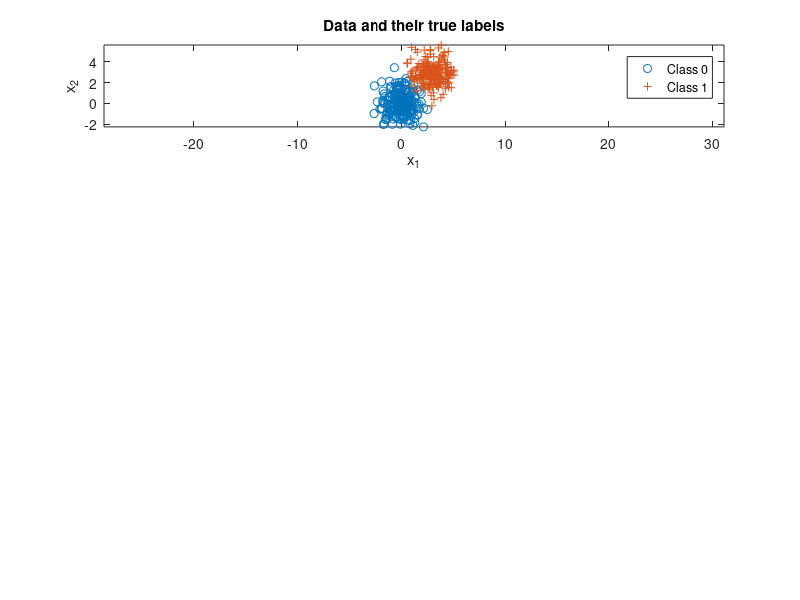

This figure's MATLAB source: (Note: this script raises an error after producing the figure.)
% Yu Qi
% NUid: 001304349
% qi.yu1@husky.neu.edu
% ==============instruction by Yu==============
% This script contains the function of PDF with label0 and label1
% Use the data generated in question 2 to achieve MAP and Fisher LDA
% The codes of case 1 are well commented, others are the same except for
% parameters.
%==============================================
clear all;

% basic parameters and setup
n = 2;% number of feature dimensions
N = 400;% number of samples-idd
x = zeros(n,N);% store the result

% Question 2 and 3
% case 1
% parameters about label
prior = [0.5,0.5];% set prior
label = rand(1,N) >= prior(1);% create random labels
Nc = [length(find(label==0)),length(find(label==1))]; % number of samples from each class
% mu and sigma
mu(:,1) = [0;0]; mu(:,2) = [3;3];
Sigma(:,:,1) = eye(n); Sigma(:,:,2) = eye(n);
% create data
for l = 0:1
    x(:,label==l) = mvnrnd(mu(:,l+1),Sigma(:,:,l+1),Nc(l+1))';
end
% plot
figure(1);
subplot(4,1,1);
plot(x(1,label==0),x(2,label==0),'o');
hold on;
plot(x(1,label==1),x(2,label==1),'+');
axis equal;
legend('Class 0','Class 1');
title('Data and their true labels');
xlabel('x_1'), ylabel('x_2');
hold on;
% draw the correct and incorrect - MAP
lambda = [0 1;1 0]; % loss values
gamma = (lambda(2,1)-lambda(1,1))/(lambda(1,2)-lambda(2,2)) * prior(1)/prior(2); %threshold
discriminantScore = log(evalGaussian(x,mu(:,2),Sigma(:,:,2)))-log(evalGaussian(x,mu(:,1),Sigma(:,:,1)));% - log(gamma);
decision = (discriminantScore >= log(gamma));

ind00 = find(decision==0 & label==0); p00 = length(ind00)/Nc(1); % probability of true negative
ind10 = find(decision==1 & label==0); p10 = length(ind10);%/Nc(1); % probability of false positive
ind01 = find(decision==0 & label==1); p01 = length(ind01);%/Nc(2); % probability of false negative
ind11 = find(decision==1 & label==1); p11 = length(ind11)/Nc(2); % probability of true positive
case1error = (p10+p01)/N % print P(error)
case1errorcount = p10+p01

figure(1); % class 0 circle, class 1 +, correct green, incorrect red
subplot(4,1,2);
plot(x(1,ind00),x(2,ind00),'og'); hold on,
plot(x(1,ind10),x(2,ind10),'or'); hold on,
plot(x(1,ind01),x(2,ind01),'+r'); hold on,
plot(x(1,ind11),x(2,ind11),'+g'); hold on,
legend('Correct decisions for data from Class 0','Wrong decisions for data from Class 0','Wrong decisions for data from Class 1','Correct decisions for data from Class 1','location','northeastoutside'); 
axis equal;
% Fisher LDA
class0 = x(:,label==0)';% seperate the data set by label
class1 = x(:,label==1)';
m1 = mean(class0);% mean of each class
m2 = mean(class1);% 
m = mean([class0;class1]);% mean of class0 and class1
n1 = size(class0,1);% size of each class
n2 = size(class1,1);

s1 = 0;
for i = 1:n1
    s1 = s1+(class0-m1)'*(class0-m1);% calculate s1
end

s2 = 0;
for i = 1:n2
    s2 = s2+(class1-m2)'*(class1-m2);% calculate s2
end

Sw = (n1*s1+n2*s2)/(n1+n2);% calculate sw
Sb = (n1*(m-m1)'*(m-m1)+n2*(m-m2)'*(m-m2))/(n1+n2);% calculate sb

A = repmat(0.1,[1,size(Sw,1)]);
B = diag(A);
[V,D]=svd(inv(Sw + B)*Sb);% Andrew Ng said that svd is better than eig.
[~,b]=max(max(D));
W1=V(:,b);% vector
W1 = abs(W1);
y1 = class0*W1;
y2 = class1*W1;
y1 = y1';
y2 = y2';

figure(1);% plot the result of Fisher LDA
subplot(4,1,3);
plot(y1(1,:),zeros(1,n1),'o');
hold on;
plot(y2(1,:),zeros(1,n2),'+');
axis equal;
legend('Class 0','Class 1');

y1_l = zeros(1,n1);
y2_l = ones(1,n2);
y1 = [y1_l;y1];
y2 = [y2_l;y2];
y = zeros(2,n1+n2);
y = [y1 y2];% sort the data set like before
temp = y(2,:);
[c,pos]=sort(temp);
y(1,:)=y(1,pos);
y(2,:)=c;

% draw the correct and incorrect - MAP
lambda = [0 1;1 0]; % loss values
gamma = (lambda(2,1)-lambda(1,1))/(lambda(1,2)-lambda(2,2)) * prior(1)/prior(2); %threshold
discriminantScore = log(evalGaussian(y(2,:),mu(:,2),Sigma(:,:,2)))-log(evalGaussian(y(2,:),mu(:,1),Sigma(:,:,1)));% - log(gamma);
decision = (discriminantScore >= log(gamma));

d = zeros(1,n1+n2);
y = [y;d];
for i = 1:(n1+n2)% add correct and incorrect indexs
    if (y(1,i)==0 && decision(i)==0)
        y(3,i)=1;% true negative
        cnt(i) = 0;
    elseif (y(1,i)==0 && decision(i)==1)
        y(3,i)=2;% false positive
        cnt(i) = 1;
    elseif (y(1,i)==1 && decision(i)==0)
        y(3,i)=3;% false negative
        cnt(i) = 2;
    elseif (y(1,i)==1 && decision(i)==1)
        y(3,i)=4;% true positive
        cnt(i) = 0;
    end
end
 
figure(1); % class 0 circle, class 1 +, correct green, incorrect red
subplot(4,1,4);
for i = 1:(n1+n2)
    if(y(3,i)==1)
        plot(y(2,i),0,'og');hold on;
    elseif(y(3,i)==4)
        plot(y(2,i),0,'+g');hold on;
    elseif(y(3,i)==2)
        plot(y(2,i),0,'or');hold on;
    elseif(y(3,i)==3)
        plot(y(2,i),0,'+r');hold on;
    end
end
if(isempty(find(cnt==2)) && isempty(find(cnt==1)))
    hold on;
elseif(isempty(find(cnt==2)))
    fp = min(find(cnt==1));
    de = fp+2;
    xline(y(2,de));hold on;
elseif(isempty(find(cnt==1)))
    fn = max(find(cnt==2));
    de = fn-2;
    xline(y(2,de));hold on;
else
    fn = max(find(cnt==2));
    fp = min(find(cnt==1));
    de = round((fn+fp)/2);
    xline(y(2,de));hold on;
end


% case 2
% parameters about label
prior = [0.5,0.5];% set prior
label = rand(1,N) >= prior(1);% create random labels
Nc = [length(find(label==0)),length(find(label==1))]; % number of samples from each class
% mu and sigma
mu(:,1) = [0;0]; mu(:,2) = [3;3];
Sigma(:,:,1) = [3,1;1,0.8]; Sigma(:,:,2) = [3,1;1,0.8];
% create data
for l = 0:1
    x(:,label==l) = mvnrnd(mu(:,l+1),Sigma(:,:,l+1),Nc(l+1))';
end
% plot
figure(2);
subplot(4,1,1);
plot(x(1,label==0),x(2,label==0),'o');
hold on;
plot(x(1,label==1),x(2,label==1),'+');
axis equal;
legend('Class 0','Class 1');
title('Data and their true labels');
xlabel('x_1'), ylabel('x_2');
hold on;
% draw the correct and incorrect
lambda = [0 1;1 0]; % loss values
gamma = (lambda(2,1)-lambda(1,1))/(lambda(1,2)-lambda(2,2)) * prior(1)/prior(2); %threshold
discriminantScore = log(evalGaussian(x,mu(:,2),Sigma(:,:,2)))-log(evalGaussian(x,mu(:,1),Sigma(:,:,1)));% - log(gamma);
decision = (discriminantScore >= log(gamma));

ind00 = find(decision==0 & label==0); p00 = length(ind00)/Nc(1); % probability of true negative
ind10 = find(decision==1 & label==0); p10 = length(ind10);%/Nc(1); % probability of false positive
ind01 = find(decision==0 & label==1); p01 = length(ind01);%/Nc(2); % probability of false negative
ind11 = find(decision==1 & label==1); p11 = length(ind11)/Nc(2); % probability of true positive
case2error = (p10+p01)/N
case2errorcount = p10+p01

figure(2); % class 0 circle, class 1 +, correct green, incorrect red
subplot(4,1,2);
plot(x(1,ind00),x(2,ind00),'og'); hold on,
plot(x(1,ind10),x(2,ind10),'or'); hold on,
plot(x(1,ind01),x(2,ind01),'+r'); hold on,
plot(x(1,ind11),x(2,ind11),'+g'); hold on,
legend('Correct decisions for data from Class 0','Wrong decisions for data from Class 0','Wrong decisions for data from Class 1','Correct decisions for data from Class 1','location','northeastoutside'); 
axis equal;
% Fisher LDA
class0 = x(:,label==0)';
class1 = x(:,label==1)';
m1 = mean(class0);% class 0
m2 = mean(class1);% class 1
m = mean([class0;class1]);
n1 = size(class0,1);
n2 = size(class1,1);

s1 = 0;
for i = 1:n1
    s1 = s1+(class0-m1)'*(class0-m1);
end

s2 = 0;
for i = 1:n2
    s2 = s2+(class1-m2)'*(class1-m2);
end

Sw = (n1*s1+n2*s2)/(n1+n2);
Sb = (n1*(m-m1)'*(m-m1)+n2*(m-m2)'*(m-m2))/(n1+n2);

A = repmat(0.1,[1,size(Sw,1)]);
B = diag(A);
[V,D]=svd(inv(Sw + B)*Sb);
[~,b]=max(max(D));
W2=V(:,b);
W2 = abs(W2);
y1 = class0*W2;
y2 = class1*W2;
y1 = y1';
y2 = y2';

figure(2);
subplot(4,1,3);
plot(y1(1,:),zeros(1,n1),'o');
hold on;
plot(y2(1,:),zeros(1,n2),'+');
axis equal;
legend('Class 0','Class 1');

y1_l = zeros(1,n1);
y2_l = ones(1,n2);
y1 = [y1_l;y1];
y2 = [y2_l;y2];
y = zeros(2,n1+n2);
y = [y1 y2];
temp = y(2,:);
[c,pos]=sort(temp);
y(1,:)=y(1,pos);
y(2,:)=c;

% draw the correct and incorrect
lambda = [0 1;1 0]; % loss values
gamma = (lambda(2,1)-lambda(1,1))/(lambda(1,2)-lambda(2,2)) * prior(1)/prior(2); %threshold
discriminantScore = log(evalGaussian(y(2,:),mu(:,2),Sigma(:,:,2)))-log(evalGaussian(y(2,:),mu(:,1),Sigma(:,:,1)));% - log(gamma);
decision = (discriminantScore >= log(gamma));

d = zeros(1,n1+n2);
y = [y;d];
for i = 1:(n1+n2)
    if (y(1,i)==0 && decision(i)==0)
        y(3,i)=1;% true negative
        cnt(i) = 0;
    elseif (y(1,i)==0 && decision(i)==1)
        y(3,i)=2;% false positive
        cnt(i) = 1;
    elseif (y(1,i)==1 && decision(i)==0)
        y(3,i)=3;% false negative
        cnt(i) = 2;
    elseif (y(1,i)==1 && decision(i)==1)
        y(3,i)=4;% true positive
        cnt(i) = 0;
    end
end
 
figure(2); % class 0 circle, class 1 +, correct green, incorrect red
subplot(4,1,4);
for i = 1:(n1+n2)
    if(y(3,i)==1)
        plot(y(2,i),0,'og');hold on;
    elseif(y(3,i)==4)
        plot(y(2,i),0,'+g');hold on;
    elseif(y(3,i)==2)
        plot(y(2,i),0,'or');hold on;
    elseif(y(3,i)==3)
        plot(y(2,i),0,'+r');hold on;
    end
end
if(isempty(find(cnt==2)) && isempty(find(cnt==1)))
    hold on;
elseif(isempty(find(cnt==2)))
    fp = min(find(cnt==1));
    de = fp+2;
    xline(y(2,de));hold on;
elseif(isempty(find(cnt==1)))
    fn = max(find(cnt==2));
    de = fn-2;
    xline(y(2,de));hold on;
else
    fn = max(find(cnt==2));
    fp = min(find(cnt==1));
    de = round((fn+fp)/2);
    xline(y(2,de));hold on;
end

% case 3
% parameters about label
prior = [0.5,0.5];% set prior
label = rand(1,N) >= prior(1);% create random labels
Nc = [length(find(label==0)),length(find(label==1))]; % number of samples from each class
% mu and sigma
mu(:,1) = [0;0]; mu(:,2) = [2;2];
Sigma(:,:,1) = [2,0.5;0.5,1]; Sigma(:,:,2) = [2,-1.9;-1.9,5];
% create data
for l = 0:1
    x(:,label==l) = mvnrnd(mu(:,l+1),Sigma(:,:,l+1),Nc(l+1))';
end
% plot
figure(3);
subplot(4,1,1);
plot(x(1,label==0),x(2,label==0),'o');
hold on;
plot(x(1,label==1),x(2,label==1),'+');
axis equal;
legend('Class 0','Class 1');
title('Data and their true labels');
xlabel('x_1'), ylabel('x_2');
hold on;
% draw the correct and incorrect
lambda = [0 1;1 0]; % loss values
gamma = (lambda(2,1)-lambda(1,1))/(lambda(1,2)-lambda(2,2)) * prior(1)/prior(2); %threshold
discriminantScore = log(evalGaussian(x,mu(:,2),Sigma(:,:,2)))-log(evalGaussian(x,mu(:,1),Sigma(:,:,1)));% - log(gamma);
decision = (discriminantScore >= log(gamma));

ind00 = find(decision==0 & label==0); p00 = length(ind00)/Nc(1); % probability of true negative
ind10 = find(decision==1 & label==0); p10 = length(ind10);%/Nc(1); % probability of false positive
ind01 = find(decision==0 & label==1); p01 = length(ind01);%/Nc(2); % probability of false negative
ind11 = find(decision==1 & label==1); p11 = length(ind11)/Nc(2); % probability of true positive
case3error = (p10+p01)/N
case3errorcount = p10+p01

figure(3); % class 0 circle, class 1 +, correct green, incorrect red
subplot(4,1,2);
plot(x(1,ind00),x(2,ind00),'og'); hold on,
plot(x(1,ind10),x(2,ind10),'or'); hold on,
plot(x(1,ind01),x(2,ind01),'+r'); hold on,
plot(x(1,ind11),x(2,ind11),'+g'); hold on,
legend('Correct decisions for data from Class 0','Wrong decisions for data from Class 0','Wrong decisions for data from Class 1','Correct decisions for data from Class 1','location','northeastoutside'); 
axis equal;
% Fisher LDA
class0 = x(:,label==0)';
class1 = x(:,label==1)';
m1 = mean(class0);% class 0
m2 = mean(class1);% class 1
m = mean([class0;class1]);
n1 = size(class0,1);
n2 = size(class1,1);

s1 = 0;
for i = 1:n1
    s1 = s1+(class0-m1)'*(class0-m1);
end

s2 = 0;
for i = 1:n2
    s2 = s2+(class1-m2)'*(class1-m2);
end

Sw = (n1*s1+n2*s2)/(n1+n2);
Sb = (n1*(m-m1)'*(m-m1)+n2*(m-m2)'*(m-m2))/(n1+n2);

A = repmat(0.1,[1,size(Sw,1)]);
B = diag(A);
[V,D]=svd(inv(Sw + B)*Sb);
[~,b]=max(max(D));
W3=V(:,b);
W3 = abs(W3);
y1 = class0*W3;
y2 = class1*W3;
y1 = y1';
y2 = y2';

figure(3);
subplot(4,1,3);
plot(y1(1,:),zeros(1,n1),'o');
hold on;
plot(y2(1,:),zeros(1,n2),'+');
axis equal;
legend('Class 0','Class 1');

y1_l = zeros(1,n1);
y2_l = ones(1,n2);
y1 = [y1_l;y1];
y2 = [y2_l;y2];
y = zeros(2,n1+n2);
y = [y1 y2];
temp = y(2,:);
[c,pos]=sort(temp);
y(1,:)=y(1,pos);
y(2,:)=c;

% draw the correct and incorrect
lambda = [0 1;1 0]; % loss values
gamma = (lambda(2,1)-lambda(1,1))/(lambda(1,2)-lambda(2,2)) * prior(1)/prior(2); %threshold
discriminantScore = log(evalGaussian(y(2,:),mu(:,2),Sigma(:,:,2)))-log(evalGaussian(y(2,:),mu(:,1),Sigma(:,:,1)));% - log(gamma);
decision = (discriminantScore >= log(gamma));

d = zeros(1,n1+n2);
y = [y;d];
for i = 1:(n1+n2)
    if (y(1,i)==0 && decision(i)==0)
        y(3,i)=1;% true negative
        cnt(i) = 0;
    elseif (y(1,i)==0 && decision(i)==1)
        y(3,i)=2;% false positive
        cnt(i) = 1;
    elseif (y(1,i)==1 && decision(i)==0)
        y(3,i)=3;% false negative
        cnt(i) = 2;
    elseif (y(1,i)==1 && decision(i)==1)
        y(3,i)=4;% true positive
        cnt(i) = 0;
    end
end
 
figure(3); % class 0 circle, class 1 +, correct green, incorrect red
subplot(4,1,4);
for i = 1:(n1+n2)
    if(y(3,i)==1)
        plot(y(2,i),0,'og');hold on;
    elseif(y(3,i)==4)
        plot(y(2,i),0,'+g');hold on;
    elseif(y(3,i)==2)
        plot(y(2,i),0,'or');hold on;
    elseif(y(3,i)==3)
        plot(y(2,i),0,'+r');hold on;
    end
end
if(isempty(find(cnt==2)) && isempty(find(cnt==1)))
    hold on;
elseif(isempty(find(cnt==2)))
    fp = min(find(cnt==1));
    de = fp+2;
    xline(y(2,de));hold on;
elseif(isempty(find(cnt==1)))
    fn = max(find(cnt==2));
    de = fn-2;
    xline(y(2,de));hold on;
else
    fn = max(find(cnt==2));
    fp = min(find(cnt==1));
    de = round((fn+fp)/2);
    xline(y(2,de));hold on;
end

% case 4 - ONLY prior different from 1
% parameters about label
prior = [0.05,0.95];% set prior
label = rand(1,N) >= prior(1);% create random labels
Nc = [length(find(label==0)),length(find(label==1))]; % number of samples from each class
% mu and sigma
mu(:,1) = [0;0]; mu(:,2) = [3;3];
Sigma(:,:,1) = eye(n); Sigma(:,:,2) = eye(n);
% create data
for l = 0:1
    x(:,label==l) = mvnrnd(mu(:,l+1),Sigma(:,:,l+1),Nc(l+1))';
end
% plot
figure(4);
subplot(4,1,1);
plot(x(1,label==0),x(2,label==0),'o');
hold on;
plot(x(1,label==1),x(2,label==1),'+');
axis equal;
legend('Class 0','Class 1');
title('Data and their true labels');
xlabel('x_1'), ylabel('x_2');
hold on;
% draw the correct and incorrect
lambda = [0 1;1 0]; % loss values
gamma = (lambda(2,1)-lambda(1,1))/(lambda(1,2)-lambda(2,2)) * prior(1)/prior(2); %threshold
discriminantScore = log(evalGaussian(x,mu(:,2),Sigma(:,:,2)))-log(evalGaussian(x,mu(:,1),Sigma(:,:,1)));% - log(gamma);
decision = (discriminantScore >= log(gamma));

ind00 = find(decision==0 & label==0); p00 = length(ind00)/Nc(1); % probability of true negative
ind10 = find(decision==1 & label==0); p10 = length(ind10);%/Nc(1); % probability of false positive
ind01 = find(decision==0 & label==1); p01 = length(ind01);%/Nc(2); % probability of false negative
ind11 = find(decision==1 & label==1); p11 = length(ind11)/Nc(2); % probability of true positive
case4error = (p10+p01)/N
case4errorcount = p10+p01

figure(4); % class 0 circle, class 1 +, correct green, incorrect red
subplot(4,1,2);
plot(x(1,ind00),x(2,ind00),'og'); hold on,
plot(x(1,ind10),x(2,ind10),'or'); hold on,
plot(x(1,ind01),x(2,ind01),'+r'); hold on,
plot(x(1,ind11),x(2,ind11),'+g'); hold on,
legend('Correct decisions for data from Class 0','Wrong decisions for data from Class 0','Wrong decisions for data from Class 1','Correct decisions for data from Class 1','location','northeastoutside'); 
axis equal;
% Fisher LDA
class0 = x(:,label==0)';
class1 = x(:,label==1)';
m1 = mean(class0);% class 0
m2 = mean(class1);% class 1
m = mean([class0;class1]);
n1 = size(class0,1);
n2 = size(class1,1);

s1 = 0;
for i = 1:n1
    s1 = s1+(class0-m1)'*(class0-m1);
end

s2 = 0;
for i = 1:n2
    s2 = s2+(class1-m2)'*(class1-m2);
end

Sw=(n1*s1+n2*s2)/(n1+n2);
Sb=(n1*(m-m1)'*(m-m1)+n2*(m-m2)'*(m-m2))/(n1+n2);

A = repmat(0.1,[1,size(Sw,1)]);
B = diag(A);
[V,D]=svd(inv(Sw + B)*Sb);
[~,b]=max(max(D));
W4=V(:,b);
W4 = abs(W4);
y1 = class0*W4;
y2 = class1*W4;
y1 = y1';
y2 = y2';

figure(4);
subplot(4,1,3);
plot(y1(1,:),zeros(1,n1),'o');
hold on;
plot(y2(1,:),zeros(1,n2),'+');
axis equal;
legend('Class 0','Class 1');

y1_l = zeros(1,n1);
y2_l = ones(1,n2);
y1 = [y1_l;y1];
y2 = [y2_l;y2];
y = zeros(2,n1+n2);
y = [y1 y2];
temp = y(2,:);
[c,pos]=sort(temp);
y(1,:)=y(1,pos);
y(2,:)=c;

% draw the correct and incorrect
lambda = [0 1;1 0]; % loss values
gamma = (lambda(2,1)-lambda(1,1))/(lambda(1,2)-lambda(2,2)) * prior(1)/prior(2); %threshold
discriminantScore = log(evalGaussian(y(2,:),mu(:,2),Sigma(:,:,2)))-log(evalGaussian(y(2,:),mu(:,1),Sigma(:,:,1)));% - log(gamma);
decision = (discriminantScore >= log(gamma));

d = zeros(1,n1+n2);
y = [y;d];
for i = 1:(n1+n2)
    if (y(1,i)==0 && decision(i)==0)
        y(3,i)=1;% true negative
        cnt(i) = 0;
    elseif (y(1,i)==0 && decision(i)==1)
        y(3,i)=2;% false positive
        cnt(i) = 1;
    elseif (y(1,i)==1 && decision(i)==0)
        y(3,i)=3;% false negative
        cnt(i) = 2;
    elseif (y(1,i)==1 && decision(i)==1)
        y(3,i)=4;% true positive
        cnt(i) = 0;
    end
end

figure(4); % class 0 circle, class 1 +, correct green, incorrect red
subplot(4,1,4);
for i = 1:(n1+n2)
    if(y(3,i)==1)
        plot(y(2,i),0,'og');hold on;
    elseif(y(3,i)==4)
        plot(y(2,i),0,'+g');hold on;
    elseif(y(3,i)==2)
        plot(y(2,i),0,'or');hold on;
    elseif(y(3,i)==3)
        plot(y(2,i),0,'+r');hold on;
    end
end
if(isempty(find(cnt==2)) && isempty(find(cnt==1)))
    hold on;
elseif(isempty(find(cnt==2)))
    fp = min(find(cnt==1));
    de = fp;
    xline(y(2,de));hold on;
elseif(isempty(find(cnt==1)))
    fn = max(find(cnt==2));
    de = fn;
    xline(y(2,de));hold on;
else
    fn = max(find(cnt==2));
    fp = min(find(cnt==1));
    de = round((fn+fp)/2);
    xline(y(2,de));hold on;
end

% case 5 - ONLY prior different from 2
% parameters about label
prior = [0.05,0.95];% set prior
label = rand(1,N) >= prior(1);% create random labels
Nc = [length(find(label==0)),length(find(label==1))]; % number of samples from each class
% mu and sigma
mu(:,1) = [0;0]; mu(:,2) = [3;3];
Sigma(:,:,1) = [3,1;1,0.8]; Sigma(:,:,2) = [3,1;1,0.8];
% create data
for l = 0:1
    x(:,label==l) = mvnrnd(mu(:,l+1),Sigma(:,:,l+1),Nc(l+1))';
end
% plot
figure(5);
subplot(4,1,1);
plot(x(1,label==0),x(2,label==0),'o');
hold on;
plot(x(1,label==1),x(2,label==1),'+');
axis equal;
legend('Class 0','Class 1');
title('Data and their true labels');
xlabel('x_1'), ylabel('x_2');
hold on;
% draw the correct and incorrect
lambda = [0 1;1 0]; % loss values
gamma = (lambda(2,1)-lambda(1,1))/(lambda(1,2)-lambda(2,2)) * prior(1)/prior(2); %threshold
discriminantScore = log(evalGaussian(x,mu(:,2),Sigma(:,:,2)))-log(evalGaussian(x,mu(:,1),Sigma(:,:,1)));% - log(gamma);
decision = (discriminantScore >= log(gamma));

ind00 = find(decision==0 & label==0); p00 = length(ind00)/Nc(1); % probability of true negative
ind10 = find(decision==1 & label==0); p10 = length(ind10);%/Nc(1); % probability of false positive
ind01 = find(decision==0 & label==1); p01 = length(ind01);%/Nc(2); % probability of false negative
ind11 = find(decision==1 & label==1); p11 = length(ind11)/Nc(2); % probability of true positive
case5error = (p10+p01)/N
case5errorcount = p10+p01

figure(5); % class 0 circle, class 1 +, correct green, incorrect red
subplot(4,1,2);
plot(x(1,ind00),x(2,ind00),'og'); hold on,
plot(x(1,ind10),x(2,ind10),'or'); hold on,
plot(x(1,ind01),x(2,ind01),'+r'); hold on,
plot(x(1,ind11),x(2,ind11),'+g'); hold on,
legend('Correct decisions for data from Class 0','Wrong decisions for data from Class 0','Wrong decisions for data from Class 1','Correct decisions for data from Class 1','location','northeastoutside'); 
axis equal;
% Fisher LDA
class0 = x(:,label==0)';
class1 = x(:,label==1)';
m1 = mean(class0);% class 0
m2 = mean(class1);% class 1
m = mean([class0;class1]);
n1 = size(class0,1);
n2 = size(class1,1);

s1 = 0;
for i = 1:n1
    s1 = s1+(class0-m1)'*(class0-m1);
end

s2 = 0;
for i = 1:n2
    s2 = s2+(class1-m2)'*(class1-m2);
end

Sw=(n1*s1+n2*s2)/(n1+n2);
Sb=(n1*(m-m1)'*(m-m1)+n2*(m-m2)'*(m-m2))/(n1+n2);

A = repmat(0.1,[1,size(Sw,1)]);
B = diag(A);
[V,D]=svd(inv(Sw + B)*Sb);
[~,b]=max(max(D));
W5=V(:,b);
W5 = abs(W5);
y1 = class0*W5;
y2 = class1*W5;
y1 = y1';
y2 = y2';

figure(5);
subplot(4,1,3);
plot(y1(1,:),zeros(1,n1),'o');
hold on;
plot(y2(1,:),zeros(1,n2),'+');
axis equal;
legend('Class 0','Class 1');

y1_l = zeros(1,n1);
y2_l = ones(1,n2);
y1 = [y1_l;y1];
y2 = [y2_l;y2];
y = zeros(2,n1+n2);
y = [y1 y2];
temp = y(2,:);
[c,pos]=sort(temp);
y(1,:)=y(1,pos);
y(2,:)=c;

% draw the correct and incorrect
lambda = [0 1;1 0]; % loss values
gamma = (lambda(2,1)-lambda(1,1))/(lambda(1,2)-lambda(2,2)) * prior(1)/prior(2); %threshold
discriminantScore = log(evalGaussian(y(2,:),mu(:,2),Sigma(:,:,2)))-log(evalGaussian(y(2,:),mu(:,1),Sigma(:,:,1)));% - log(gamma);
decision = (discriminantScore >= log(gamma));

d = zeros(1,n1+n2);
y = [y;d];
for i = 1:(n1+n2)
    if (y(1,i)==0 && decision(i)==0)
        y(3,i)=1;% true negative
        cnt(i) = 0;
    elseif (y(1,i)==0 && decision(i)==1)
        y(3,i)=2;% false positive
        cnt(i) = 1;
    elseif (y(1,i)==1 && decision(i)==0)
        y(3,i)=3;% false negative
        cnt(i) = 2;
    elseif (y(1,i)==1 && decision(i)==1)
        y(3,i)=4;% true positive
        cnt(i) = 0;
    end
end
 
figure(5); % class 0 circle, class 1 +, correct green, incorrect red
subplot(4,1,4);
for i = 1:(n1+n2)
    if(y(3,i)==1)
        plot(y(2,i),0,'og');hold on;
    elseif(y(3,i)==4)
        plot(y(2,i),0,'+g');hold on;
    elseif(y(3,i)==2)
        plot(y(2,i),0,'or');hold on;
    elseif(y(3,i)==3)
        plot(y(2,i),0,'+r');hold on;
    end
end
if(isempty(find(cnt==2)) && isempty(find(cnt==1)))
    hold on;
elseif(isempty(find(cnt==2)))
    fp = min(find(cnt==1));
    de = fp+2;
    xline(y(2,de));hold on;
elseif(isempty(find(cnt==1)))
    fn = max(find(cnt==2));
    de = fn-2;
    xline(y(2,de));hold on;
else
    fn = max(find(cnt==2));
    fp = min(find(cnt==1));
    de = round((fn+fp)/2);
    xline(y(2,de));hold on;
end

% case 6 - ONLY prior different from 3
% parameters about label
prior = [0.05,0.95];% set prior
label = rand(1,N) >= prior(1);% create random labels
Nc = [length(find(label==0)),length(find(label==1))]; % number of samples from each class
% mu and sigma
mu(:,1) = [0;0]; mu(:,2) = [2;2];
Sigma(:,:,1) = [2,0.5;0.5,1]; Sigma(:,:,2) = [2,-1.9;-1.9,5];
% create data
for l = 0:1
    x(:,label==l) = mvnrnd(mu(:,l+1),Sigma(:,:,l+1),Nc(l+1))';
end
% plot
figure(6);
subplot(4,1,1);
plot(x(1,label==0),x(2,label==0),'o');
hold on;
plot(x(1,label==1),x(2,label==1),'+');
axis equal;
legend('Class 0','Class 1');
title('Data and their true labels');
xlabel('x_1'), ylabel('x_2');
hold on;
% draw the correct and incorrect
lambda = [0 1;1 0]; % loss values
gamma = (lambda(2,1)-lambda(1,1))/(lambda(1,2)-lambda(2,2)) * prior(1)/prior(2); %threshold
discriminantScore = log(evalGaussian(x,mu(:,2),Sigma(:,:,2)))-log(evalGaussian(x,mu(:,1),Sigma(:,:,1)));% - log(gamma);
decision = (discriminantScore >= log(gamma));

ind00 = find(decision==0 & label==0); p00 = length(ind00)/Nc(1); % probability of true negative
ind10 = find(decision==1 & label==0); p10 = length(ind10);%/Nc(1); % probability of false positive
ind01 = find(decision==0 & label==1); p01 = length(ind01);%/Nc(2); % probability of false negative
ind11 = find(decision==1 & label==1); p11 = length(ind11)/Nc(2); % probability of true positive
case6error = (p10+p01)/N
case6errorcount = p10+p01

figure(6); % class 0 circle, class 1 +, correct green, incorrect red
subplot(4,1,2);
plot(x(1,ind00),x(2,ind00),'og'); hold on,
plot(x(1,ind10),x(2,ind10),'or'); hold on,
plot(x(1,ind01),x(2,ind01),'+r'); hold on,
plot(x(1,ind11),x(2,ind11),'+g'); hold on,
legend('Correct decisions for data from Class 0','Wrong decisions for data from Class 0','Wrong decisions for data from Class 1','Correct decisions for data from Class 1','location','northeastoutside'); 
axis equal;
% Fisher LDA
class0 = x(:,label==0)';
class1 = x(:,label==1)';
m1 = mean(class0);% class 0
m2 = mean(class1);% class 1
m = mean([class0;class1]);
n1 = size(class0,1);
n2 = size(class1,1);

s1 = 0;
for i = 1:n1
    s1 = s1+(class0-m1)'*(class0-m1);
end

s2 = 0;
for i = 1:n2
    s2 = s2+(class1-m2)'*(class1-m2);
end

Sw=(n1*s1+n2*s2)/(n1+n2);
Sb=(n1*(m-m1)'*(m-m1)+n2*(m-m2)'*(m-m2))/(n1+n2);

A = repmat(0.1,[1,size(Sw,1)]);
B = diag(A);
[V,D]=svd(inv(Sw + B)*Sb);
[~,b]=max(max(D));
W6=V(:,b);
W6 = abs(W6);
y1 = class0*W6;
y2 = class1*W6;
y1 = y1';
y2 = y2';

figure(6);
subplot(4,1,3);
plot(y1(1,:),zeros(1,n1),'o');
hold on;
plot(y2(1,:),zeros(1,n2),'+');
axis equal;
legend('Class 0','Class 1');

y1_l = zeros(1,n1);
y2_l = ones(1,n2);
y1 = [y1_l;y1];
y2 = [y2_l;y2];
y = zeros(2,n1+n2);
y = [y1 y2];
temp = y(2,:);
[c,pos]=sort(temp);
y(1,:)=y(1,pos);
y(2,:)=c;

% draw the correct and incorrect
lambda = [0 1;1 0]; % loss values
gamma = (lambda(2,1)-lambda(1,1))/(lambda(1,2)-lambda(2,2)) * prior(1)/prior(2); %threshold
discriminantScore = log(evalGaussian(y(2,:),mu(:,2),Sigma(:,:,2)))-log(evalGaussian(y(2,:),mu(:,1),Sigma(:,:,1)));% - log(gamma);
decision = (discriminantScore >= log(gamma));

d = zeros(1,n1+n2);
y = [y;d];
for i = 1:(n1+n2)
    if (y(1,i)==0 && decision(i)==0)
        y(3,i)=1;% true negative
        cnt(i) = 0;
    elseif (y(1,i)==0 && decision(i)==1)
        y(3,i)=2;% false positive
        cnt(i) = 1;
    elseif (y(1,i)==1 && decision(i)==0)
        y(3,i)=3;% false negative
        cnt(i) = 2;
    elseif (y(1,i)==1 && decision(i)==1)
        y(3,i)=4;% true positive
        cnt(i) = 0;
    end
end
 
figure(6); % class 0 circle, class 1 +, correct green, incorrect red
subplot(4,1,4);
axis equal;
for i = 1:(n1+n2)
    if(y(3,i)==1)
        plot(y(2,i),0,'og');hold on;
    elseif(y(3,i)==4)
        plot(y(2,i),0,'+g');hold on;
    elseif(y(3,i)==2)
        plot(y(2,i),0,'or');hold on;
    elseif(y(3,i)==3)
        plot(y(2,i),0,'+r');hold on;
    end
end
if(isempty(find(cnt==2)) && isempty(find(cnt==1)))
    hold on;
elseif(isempty(find(cnt==2)))
    fp = min(find(cnt==1));
    de = fp+2;
    xline(y(2,de));hold on;
elseif(isempty(find(cnt==1)))
    fn = max(find(cnt==2));
    de = fn-2;
    xline(y(2,de));hold on;
else
    fn = max(find(cnt==2));
    fp = min(find(cnt==1));
    de = round((fn+fp)/2);
    xline(y(2,de));hold on;
end


function g = evalGaussian(x,mu,Sigma)
% Evaluates the Gaussian pdf N(mu,Sigma) at each coumn of X
[n,N] = size(x);
C = ((2*pi)^n * det(Sigma))^(-1/2);
E = -0.5*sum((x-repmat(mu,1,N)).*(inv(Sigma)*(x-repmat(mu,1,N))),1);
g = C*exp(E);
end